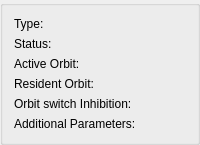
<?xml version="1.0" encoding="UTF-8"?>
<ui version="4.0">
 <class>StarInfoWidget</class>
 <widget class="QGroupBox" name="groupBox">
     <property name="title">
      <string/>
     </property>
     <layout class="QFormLayout" name="formLayout">
      <property name="fieldGrowthPolicy">
       <enum>QFormLayout::AllNonFixedFieldsGrow</enum>
      </property>
      <item row="0" column="0">
       <widget class="QLabel" name="label_4">
        <property name="text">
         <string>Type:</string>
        </property>
       </widget>
      </item>
      <item row="0" column="1">
       <widget class="QLabel" name="typeLabel">
        <property name="text">
         <string/>
        </property>
       </widget>
      </item>
      <item row="1" column="0">
       <widget class="QLabel" name="label">
        <property name="text">
         <string>Status:</string>
        </property>
       </widget>
      </item>
      <item row="1" column="1">
       <widget class="QLabel" name="statusLabel">
        <property name="text">
         <string/>
        </property>
       </widget>
      </item>
      <item row="2" column="0">
       <widget class="QLabel" name="label_2">
        <property name="text">
         <string>Active Orbit:</string>
        </property>
       </widget>
      </item>
      <item row="2" column="1">
       <widget class="QLabel" name="activeOrbitLabel">
        <property name="text">
         <string/>
        </property>
       </widget>
      </item>
      <item row="3" column="0">
       <widget class="QLabel" name="label_5">
        <property name="text">
         <string>Resident Orbit:</string>
        </property>
       </widget>
      </item>
      <item row="3" column="1">
       <widget class="QLabel" name="residentOrbitLabel">
        <property name="text">
         <string/>
        </property>
       </widget>
      </item>
      <item row="4" column="0">
       <widget class="QLabel" name="label_6">
        <property name="text">
         <string>Orbit switch Inhibition:</string>
        </property>
       </widget>
      </item>
      <item row="4" column="1">
       <widget class="QLabel" name="inhibitionLabel">
        <property name="text">
         <string/>
        </property>
       </widget>
      </item>
      <item row="5" column="0">
       <widget class="QLabel" name="label_9">
        <property name="text">
         <string>Additional Parameters:</string>
        </property>
       </widget>
      </item>
      <item row="5" column="1">
       <widget class="QLabel" name="parametersLabel">
        <property name="text">
         <string/>
        </property>
       </widget>
      </item>
     </layout>
    </widget>
 <resources/>
 <connections/>
</ui>
